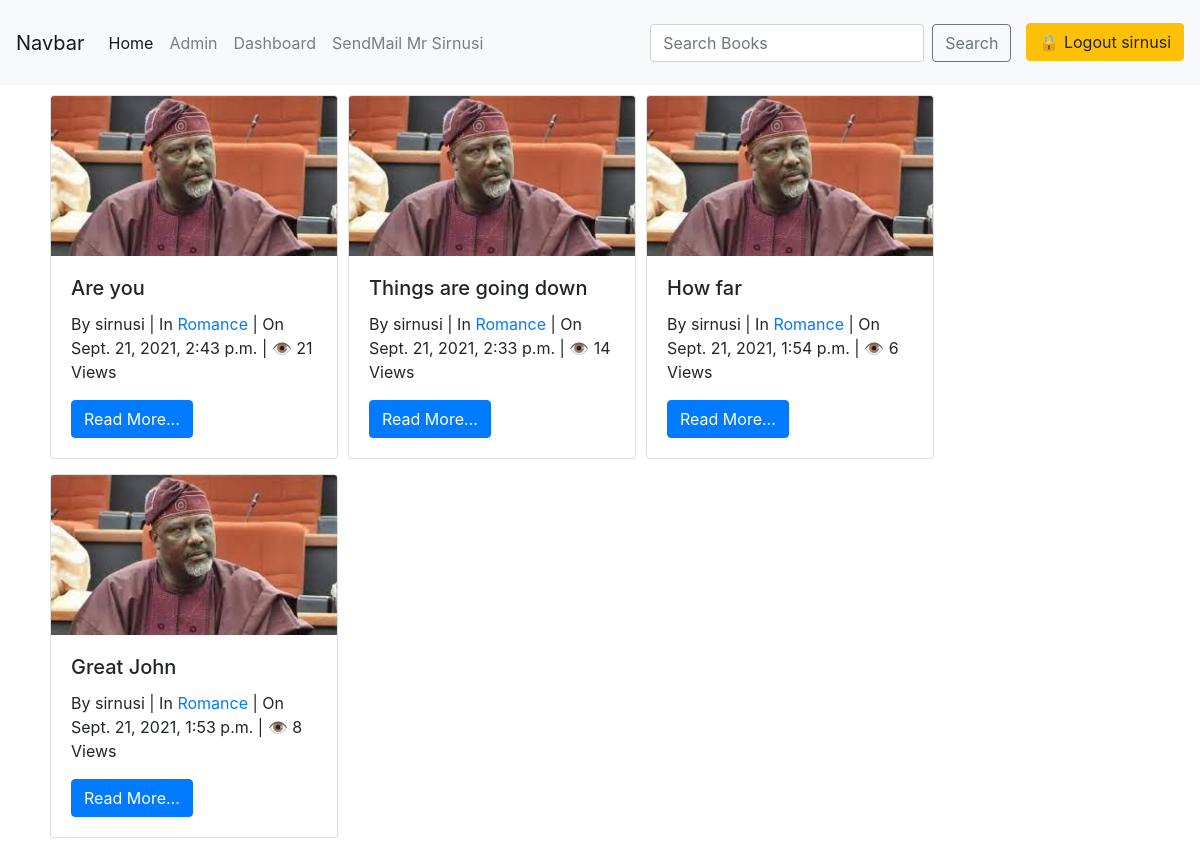
The page /book_app/ (signed in) on the database as committed earlier.
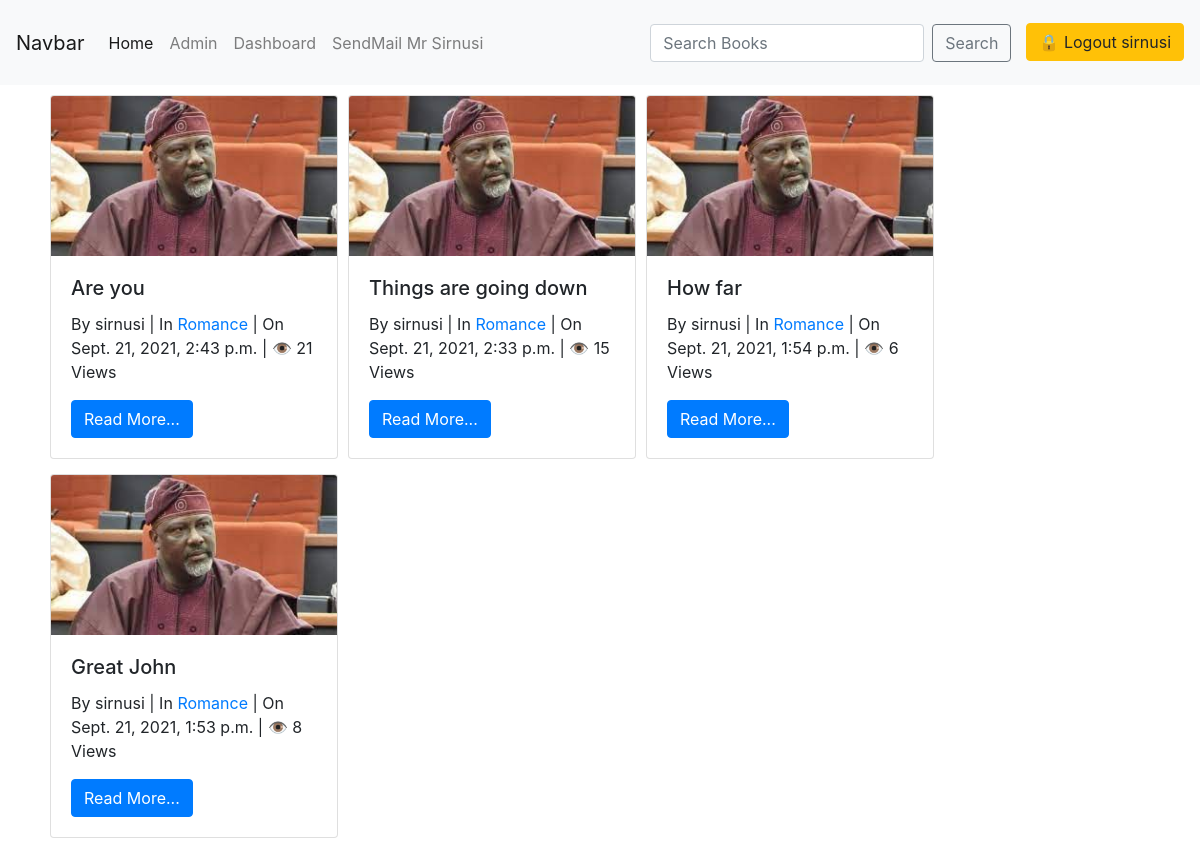
The same page on the database as committed later.
### book_app/models.py (models this page shows, shortened)
class Book(models.Model):
    title = models.CharField(max_length=100)
    slug = models.SlugField()
    author = models.ForeignKey(User, on_delete=models.CASCADE)
    context = models.TextField()
    release_year = models.DateTimeField(auto_now_add=True)
    count = models.PositiveIntegerField(default=0)
    genre = models.ForeignKey(Genre, on_delete=models.CASCADE)
    image = models.ImageField(upload_to='profile_pics')
    class Meta:
        ordering = ['-release_year']

class Genre(models.Model):
    name = models.CharField(max_length=100)
    def __str__(self):
        return self.name

### book_app/views.py (the view)
# urls.py: path('', views.HomeView.as_view(), name='home'),
class HomeView(LoginRequiredMixin, ListView):
    model = Book
    template_name = 'book_app/home.html'
    def get_context_data(self, **kwargs):
        context = super().get_context_data(**kwargs)
        context['books'] = Book.objects.filter(author=self.request.user)
        return context

### book_app/templates/book_app/home.html (shortened to what this page needs)
<!DOCTYPE html>
{% extends 'book_app/base.html' %}
{% load static %}
{% block body_block %}
{% for book in books %}
    <div class="card" style="width: 18rem; margin: 10px 5px 5px 5px; float: left; ">
        <img src="{{ book.image.url }}" class="card-img-top" alt="NO">
        <div class="card-body">
            <h5 class="card-title">{{ book.title }}</h5>
            <div class="info">
                By <span>{{ book.author }}</span> | In <span><a href="{% url 'genre' book.genre %}">{{ book.genre }}</a></span> | On <span>{{ book.release_year }}</span> | &#x1f441 <span>{{ book.count }} View{{ book.count | pluralize }}</span>
            </div>
            <a href="{% url 'book_details' book.slug %}" class="btn btn-primary">Read More...</a>
        </div>
    </div>
{% empty %}
    <h3>There are no books, <a href="#">please write a book</a></h3>
{% endfor %}
{% endblock %}

Rows that differ between the two databases and show on the page:
changed Book "Things are going down": count "14" → "15"
